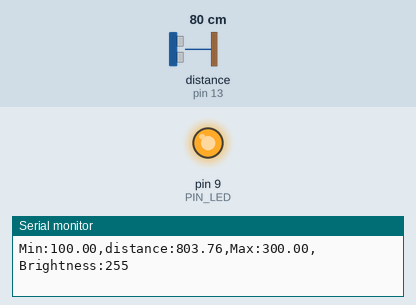
A sketch run on a simulated Arduino Uno, built with avr-gcc and run on an emulated ATmega328P. Shown: output pins drawn as LEDs (lit = HIGH), the last lines printed to the serial monitor. Wiring (inferred from the names in the program): ultrasonic range finder: trigger pin 12; echo pin 13. The inputs (shaded band) are chosen by the test bench; at power-on: distance to the obstacle (sensor on pin 13) 80 cm. The echo pulse lasts 58.3 µs per cm; pins used as bus, display or sensor lines are not drawn.

Above: at 1.2 s.
1.3 s: distance to the obstacle (sensor on pin 13) set to 18 cm
At 1.9 s:
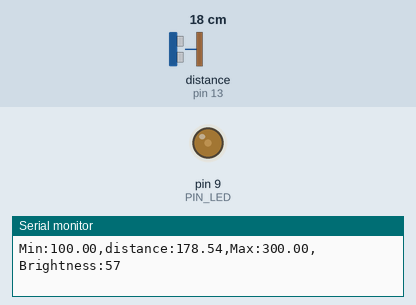
2.8 s: distance to the obstacle (sensor on pin 13) set to 2 cm
At 3.1 s:
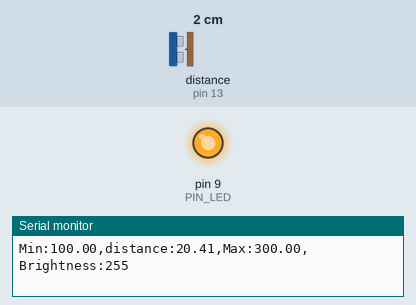
Timing chart, 0 to 5.8 s (numbered marks = the images above; inputs shaded):
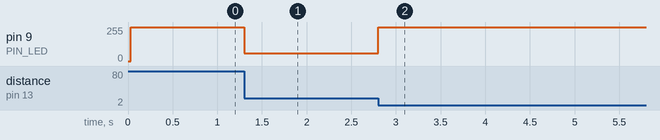

The sketch:

08P07.ino
```cpp
#define PIN_LED  9
#define PIN_TRIG 12
#define PIN_ECHO 13

#define SND_VEL 346.0
#define INTERVAL 25
#define PULSE_DURATION 10
#define _DIST_MIN 100.0
#define _DIST_MAX 300.0

#define TIMEOUT ((INTERVAL / 2) * 1000.0)
#define SCALE (0.001 * 0.5 * SND_VEL)

unsigned long last_sampling_time;

void setup() {
  pinMode(PIN_LED, OUTPUT);
  pinMode(PIN_TRIG, OUTPUT);
  pinMode(PIN_ECHO, INPUT);
  digitalWrite(PIN_TRIG, LOW);

  Serial.begin(57600);
}

void loop() {
  float distance;

  if (millis() < (last_sampling_time + INTERVAL))
    return;

  distance = USS_measure(PIN_TRIG, PIN_ECHO);

  int brightness;

  if (distance >= _DIST_MIN && distance <= 200.0) {
    brightness = map(distance, _DIST_MIN, 200.0, 255, 0);
  } else if (distance > 200.0 && distance <= _DIST_MAX) {
    brightness = map(distance, 200.0, _DIST_MAX, 0, 255);
  } else {
    brightness = 255;
  }

  analogWrite(PIN_LED, brightness);

  Serial.print("Min:"); Serial.print(_DIST_MIN);
  Serial.print(",distance:");  Serial.print(distance);
  Serial.print(",Max:");       Serial.print(_DIST_MAX);
  Serial.print(",Brightness:"); Serial.print(brightness);
  Serial.println("");

  last_sampling_time += INTERVAL;
}

float USS_measure(int TRIG, int ECHO)
{
  digitalWrite(TRIG, HIGH);
  delayMicroseconds(PULSE_DURATION);
  digitalWrite(TRIG, LOW);

  return pulseIn(ECHO, HIGH, TIMEOUT) * SCALE;
}
```

Measured:
- after the input at 1.3 s, pin 9 (PIN_LED): 255/255 → 57/255 at once
- after the input at 2.8 s, pin 9 (PIN_LED): 57/255 → 255/255 at once
